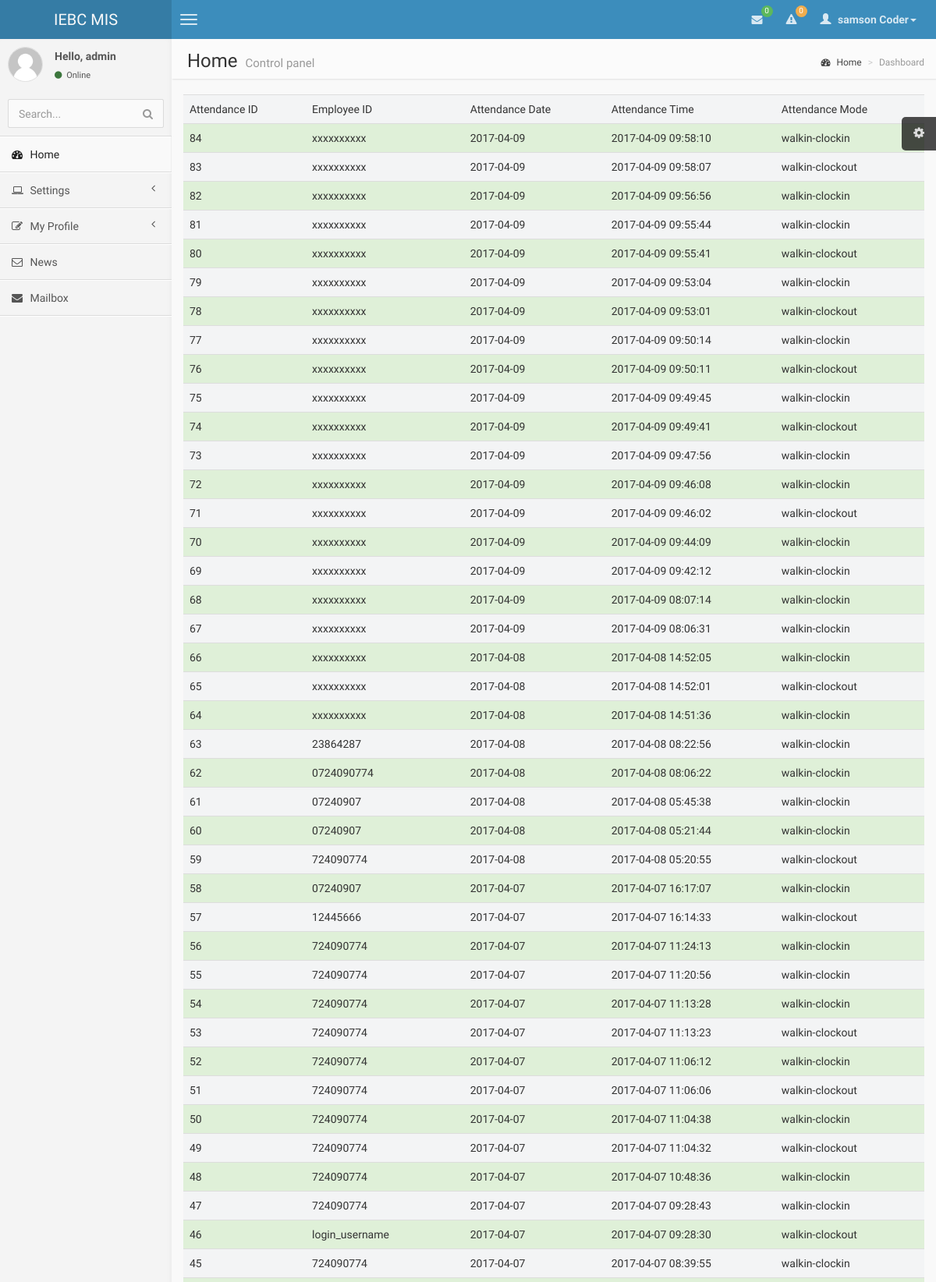
The page /logs/admin/attendance.php (signed in, upper part) on the database its author committed.
### tables this page shows
CREATE TABLE `user_details` (
  `id` int(11) NOT NULL,
  `user_firstname` varchar(20) NOT NULL,
  `user_lastname` varchar(20) NOT NULL,
  `user_username` varchar(20) NOT NULL,
  `user_payrollnumber` varchar(10) NOT NULL,
  `user_email` varchar(50) NOT NULL,
  `user_phone` varchar(20) NOT NULL,
  `user_fingerprint` varchar(100) NOT NULL
);

CREATE TABLE `user_attendance` (
  `attendance_id` int(11) NOT NULL,
  `attendance_user_id` varchar(20) NOT NULL,
  `attendance_date` date NOT NULL,
  `attendance_time` timestamp NOT NULL DEFAULT CURRENT_TIMESTAMP ON UPDATE CURRENT_TIMESTAMP,
  `attendance_mode` varchar(20) NOT NULL
);

### logs/admin/attendance.php (the view, shortened to what this page needs)
<?php
include '../connection/db.php';
$username=$_SESSION['logname'];
$result1 = mysqli_query($con, "SELECT * FROM user_details WHERE user_username='$username'");
while($res = mysqli_fetch_array($result1))
{
    $user_firstname= $res['user_firstname'];
    $user_lastname= $res['user_lastname'];
}
$username=$_SESSION['logname'];
?>
<!DOCTYPE html>
<html>
<head>
    <link href="../css/bootstrap.min.css" rel="stylesheet" type="text/css" />
    <link href="../css/font-awesome.min.css" rel="stylesheet" type="text/css" />
    <link href="../css/ionicons.min.css" rel="stylesheet" type="text/css" />
    <link href="../css/morris/morris.css" rel="stylesheet" type="text/css" />
    <link href="../css/jvectormap/jquery-jvectormap-1.2.2.css" rel="stylesheet" type="text/css" />
    <link href="../css/fullcalendar/fullcalendar.css" rel="stylesheet" type="text/css" />
    <link href="../css/daterangepicker/daterangepicker-bs3.css" rel="stylesheet" type="text/css" />
    <link href="../css/bootstrap-wysihtml5/bootstrap3-wysihtml5.min.css" rel="stylesheet" type="text/css" />
    <link href="../css/AdminLTE.css" rel="stylesheet" type="text/css" />
</head>
<body class="skin-blue">
<header class="header">
    <a href="index.php" class="logo">
        IEBC MIS
    </a>
    <nav class="navbar navbar-static-top" role="navigation">
        <a href="#" class="navbar-btn sidebar-toggle" data-toggle="offcanvas" role="button">
            <span class="icon-bar"></span>
            <span class="icon-bar"></span>
            <span class="icon-bar"></span>
        </a>
        <div class="navbar-right">
            <ul class="nav navbar-nav">
                <li class="dropdown messages-menu">
                    <a href="#" class="dropdown-toggle" data-toggle="dropdown">
                        <i class="fa fa-envelope"></i>
                        <span class="label label-success">0</span>
                    </a>
                </li>
                <li class="dropdown notifications-menu">
                    <a href="#" class="dropdown-toggle" data-toggle="dropdown">
                        <i class="fa fa-warning"></i>
                        <span class="label label-warning">0</span>
                    </a>
                </li>
                <li class="dropdown user user-menu">
                    <a href="#" class="dropdown-toggle" data-toggle="dropdown">
                        <i class="glyphicon glyphicon-user"></i>
                        <span><?php echo "$user_firstname&nbsp$user_lastname";?><i class="caret"></i></span>
                    </a>
                </li>
            </ul>
        </div>
    </nav>
</header>
<div class="wrapper row-offcanvas row-offcanvas-left">
    <aside class="left-side sidebar-offcanvas">
        <section class="sidebar">
            <div class="user-panel">
                <div class="pull-left image">
                    <img src="../img/user.jpg" class="img-circle" alt="User Image" />
                </div>
                <div class="pull-left info">
                    <p>Hello, <?php echo "$username"; ?></p>
                    <a href="#"><i class="fa fa-circle text-success"></i> Online</a>
                </div>
            </div>
            <form action="#" method="get" class="sidebar-form">
                <div class="input-group">
                    <input type="text" name="q" class="form-control" placeholder="Search..."/>
                    <span class="input-group-btn">
                                <button type='submit' name='seach' id='search-btn' class="btn btn-flat"><i class="fa fa-search"></i></button>
                            </span>
                </div>
            </form>
            <ul class="sidebar-menu">
                <li class="active">
                    <a href="index.php">
                        <i class="fa fa-dashboard"></i> <span>Home</span>
                    </a>
                </li>
                <li class="treeview">
                    <a href="#">
                        <i class="fa fa-laptop"></i>
                        <span>Settings</span>
                        <i class="fa fa-angle-left pull-right"></i>
                    </a>
                </li>
                <li class="treeview">
                    <a href="#">
                        <i class="fa fa-edit"></i> <span>My Profile</span>
                        <i class="fa fa-angle-left pull-right"></i>
                    </a>
                </li>
                <li>
                    <a href="news.php">
                        <i class="fa fa-envelope-o"></i> <span>News</span>
                    </a>
                </li>
                <li>
                    <a href="mailbox.php">
                        <i class="fa fa-envelope"></i> <span>Mailbox</span>
                    </a>
                </li>
            </ul>
        </section>
    </aside>
    <aside class="right-side">
        <section class="content-header">
            <h1>
                Home
                <small>Control panel</small>
            </h1>
            <ol class="breadcrumb">
                <li><a href="#"><i class="fa fa-dashboard"></i> Home</a></li>
                <li class="active">Dashboard</li>
            </ol>
        </section>
        <section class="content">
            <?php
            include_once("../connection/db.php");
            $result = mysqli_query($con, "SELECT * FROM user_attendance ORDER BY attendance_id DESC");
            ?>
            <table  border=0 cellpadding="1" cellspacing="1" id="" width="100%" class="table table-hover table-striped">
                <tr bgcolor=''>
                    <td>Attendance ID</td>
                    <td>Employee ID</td>
                    <td>Attendance Date</td>
                    <td>Attendance Time</td>
                    <td>Attendance Mode</td>
                </tr>
                <?php
                while($res = mysqli_fetch_array($result)) {
                    echo "<tr class=\"success\">";
                    echo "<td class='active'>".$res['attendance_id']."</td>";
                    echo "<td>".$res['attendance_user_id']."</td>";
                    echo "<td>".$res['attendance_date']."</td>";
                    echo "<td>".$res['attendance_time']."</td>";
                    echo "<td>".$res['attendance_mode']."</td>";
                }
                ?>
            </table>
        </section>
    </aside>
</div>
</body>
</html>

### rows shown on the page
user_details: user_firstname "samson", user_lastname "Coder"
user_attendance: attendance_id "84", attendance_user "xxxxxxxxxx", attendance_date "2017-04-09", attendance_time "2017-04-09 09:58:10", attendance_mode "walkin-clockin"
user_attendance: attendance_id "83", attendance_user "xxxxxxxxxx", attendance_date "2017-04-09", attendance_time "2017-04-09 09:58:07", attendance_mode "walkin-clockout"
user_attendance: attendance_id "82", attendance_user "xxxxxxxxxx", attendance_date "2017-04-09", attendance_time "2017-04-09 09:56:56", attendance_mode "walkin-clockin"
user_attendance: attendance_id "81", attendance_user "xxxxxxxxxx", attendance_date "2017-04-09", attendance_time "2017-04-09 09:55:44", attendance_mode "walkin-clockin"
user_attendance: attendance_id "80", attendance_user "xxxxxxxxxx", attendance_date "2017-04-09", attendance_time "2017-04-09 09:55:41", attendance_mode "walkin-clockout"
user_attendance: attendance_id "79", attendance_user "xxxxxxxxxx", attendance_date "2017-04-09", attendance_time "2017-04-09 09:53:04", attendance_mode "walkin-clockin"
user_attendance: attendance_id "78", attendance_user "xxxxxxxxxx", attendance_date "2017-04-09", attendance_time "2017-04-09 09:53:01", attendance_mode "walkin-clockout"
user_attendance: attendance_id "77", attendance_user "xxxxxxxxxx", attendance_date "2017-04-09", attendance_time "2017-04-09 09:50:14", attendance_mode "walkin-clockin"
user_attendance: attendance_id "76", attendance_user "xxxxxxxxxx", attendance_date "2017-04-09", attendance_time "2017-04-09 09:50:11", attendance_mode "walkin-clockout"
user_attendance: attendance_id "75", attendance_user "xxxxxxxxxx", attendance_date "2017-04-09", attendance_time "2017-04-09 09:49:45", attendance_mode "walkin-clockin"
user_attendance: attendance_id "74", attendance_user "xxxxxxxxxx", attendance_date "2017-04-09", attendance_time "2017-04-09 09:49:41", attendance_mode "walkin-clockout"
user_attendance: attendance_id "73", attendance_user "xxxxxxxxxx", attendance_date "2017-04-09", attendance_time "2017-04-09 09:47:56", attendance_mode "walkin-clockin"
user_attendance: attendance_id "72", attendance_user "xxxxxxxxxx", attendance_date "2017-04-09", attendance_time "2017-04-09 09:46:08", attendance_mode "walkin-clockin"
user_attendance: attendance_id "71", attendance_user "xxxxxxxxxx", attendance_date "2017-04-09", attendance_time "2017-04-09 09:46:02", attendance_mode "walkin-clockout"
user_attendance: attendance_id "70", attendance_user "xxxxxxxxxx", attendance_date "2017-04-09", attendance_time "2017-04-09 09:44:09", attendance_mode "walkin-clockin"
user_attendance: attendance_id "69", attendance_user "xxxxxxxxxx", attendance_date "2017-04-09", attendance_time "2017-04-09 09:42:12", attendance_mode "walkin-clockin"
user_attendance: attendance_id "68", attendance_user "xxxxxxxxxx", attendance_date "2017-04-09", attendance_time "2017-04-09 08:07:14", attendance_mode "walkin-clockin"
user_attendance: attendance_id "67", attendance_user "xxxxxxxxxx", attendance_date "2017-04-09", attendance_time "2017-04-09 08:06:31", attendance_mode "walkin-clockin"
user_attendance: attendance_id "66", attendance_user "xxxxxxxxxx", attendance_date "2017-04-08", attendance_time "2017-04-08 14:52:05", attendance_mode "walkin-clockin"
user_attendance: attendance_id "65", attendance_user "xxxxxxxxxx", attendance_date "2017-04-08", attendance_time "2017-04-08 14:52:01", attendance_mode "walkin-clockout"
user_attendance: attendance_id "64", attendance_user "xxxxxxxxxx", attendance_date "2017-04-08", attendance_time "2017-04-08 14:51:36", attendance_mode "walkin-clockin"
user_attendance: attendance_id "63", attendance_user "23864287", attendance_date "2017-04-08", attendance_time "2017-04-08 08:22:56", attendance_mode "walkin-clockin"
user_attendance: attendance_id "62", attendance_user "0724090774", attendance_date "2017-04-08", attendance_time "2017-04-08 08:06:22", attendance_mode "walkin-clockin"
user_attendance: attendance_id "61", attendance_user "07240907", attendance_date "2017-04-08", attendance_time "2017-04-08 05:45:38", attendance_mode "walkin-clockin"
user_attendance: attendance_id "60", attendance_user "07240907", attendance_date "2017-04-08", attendance_time "2017-04-08 05:21:44", attendance_mode "walkin-clockin"
user_attendance: attendance_id "59", attendance_user "724090774", attendance_date "2017-04-08", attendance_time "2017-04-08 05:20:55", attendance_mode "walkin-clockout"
user_attendance: attendance_id "58", attendance_user "07240907", attendance_date "2017-04-07", attendance_time "2017-04-07 16:17:07", attendance_mode "walkin-clockin"
user_attendance: attendance_id "57", attendance_user "12445666", attendance_date "2017-04-07", attendance_time "2017-04-07 16:14:33", attendance_mode "walkin-clockout"
user_attendance: attendance_id "56", attendance_user "724090774", attendance_date "2017-04-07", attendance_time "2017-04-07 11:24:13", attendance_mode "walkin-clockin"
user_attendance: attendance_id "55", attendance_user "724090774", attendance_date "2017-04-07", attendance_time "2017-04-07 11:20:56", attendance_mode "walkin-clockin"
user_attendance: attendance_id "54", attendance_user "724090774", attendance_date "2017-04-07", attendance_time "2017-04-07 11:13:28", attendance_mode "walkin-clockin"
user_attendance: attendance_id "53", attendance_user "724090774", attendance_date "2017-04-07", attendance_time "2017-04-07 11:13:23", attendance_mode "walkin-clockout"
user_attendance: attendance_id "52", attendance_user "724090774", attendance_date "2017-04-07", attendance_time "2017-04-07 11:06:12", attendance_mode "walkin-clockin"
user_attendance: attendance_id "51", attendance_user "724090774", attendance_date "2017-04-07", attendance_time "2017-04-07 11:06:06", attendance_mode "walkin-clockout"
user_attendance: attendance_id "50", attendance_user "724090774", attendance_date "2017-04-07", attendance_time "2017-04-07 11:04:38", attendance_mode "walkin-clockin"
user_attendance: attendance_id "49", attendance_user "724090774", attendance_date "2017-04-07", attendance_time "2017-04-07 11:04:32", attendance_mode "walkin-clockout"
user_attendance: attendance_id "48", attendance_user "724090774", attendance_date "2017-04-07", attendance_time "2017-04-07 10:48:36", attendance_mode "walkin-clockin"
user_attendance: attendance_id "47", attendance_user "724090774", attendance_date "2017-04-07", attendance_time "2017-04-07 09:28:43", attendance_mode "walkin-clockin"
user_attendance: attendance_id "46", attendance_user "login_username", attendance_date "2017-04-07", attendance_time "2017-04-07 09:28:30", attendance_mode "walkin-clockout"
user_attendance: attendance_id "45", attendance_user "724090774", attendance_date "2017-04-07", attendance_time "2017-04-07 08:39:55", attendance_mode "walkin-clockin"

### other values the page prints
$username "admin"
